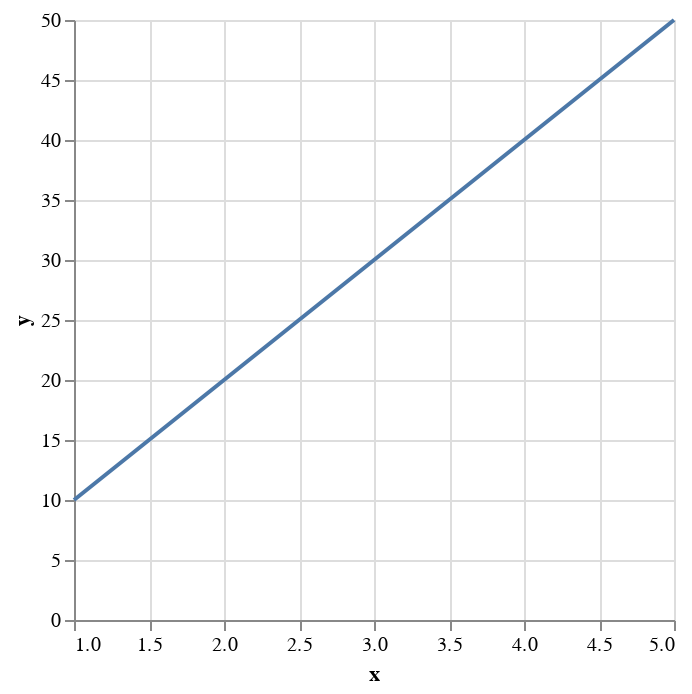
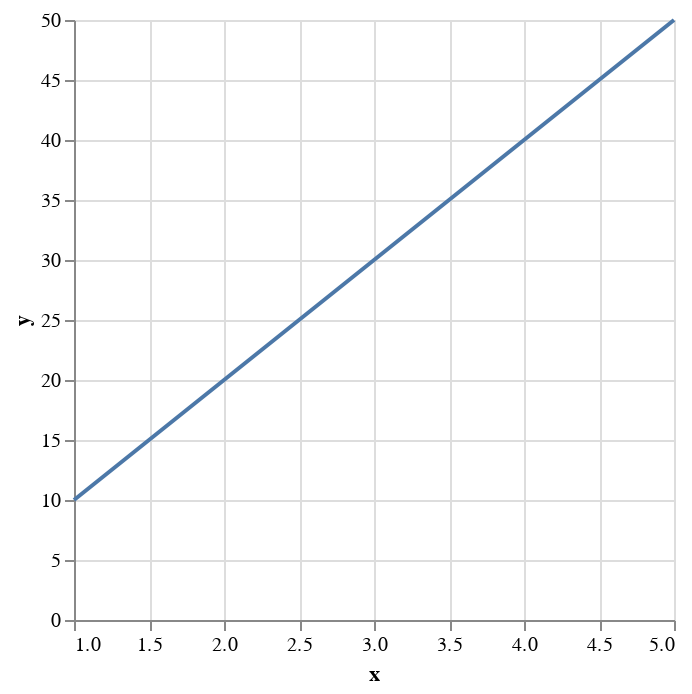

Here is the notebook cell these charts were saved with, in order:
### Code cell
python_agent.run(query)

### Figure 1 — Vega-Lite specification as saved in the notebook (floating-point values rounded to 4 significant figures)
{"config": {"view": {"continuousWidth": 300, "continuousHeight": 300}}, "data": {"name": "data-2db6f9aa61c723315da19dbf62c65524"}, "mark": {"type": "line"}, "encoding": {"x": {"field": "x", "type": "quantitative"}, "y": {"field": "y", "type": "quantitative"}}, "$schema": "https://vega.github.io/schema/vega-lite/v5.8.0.json", "datasets": {"data-2db6f9aa61c723315da19dbf62c65524": [{"x": 1, "y": 10}, {"x": 2, "y": 20}, {"x": 3, "y": 30}, {"x": 4, "y": 40}, {"x": 5, "y": 50}]}}

### Figure 2 — Vega-Lite specification as saved in the notebook (floating-point values rounded to 4 significant figures)
{"config": {"view": {"continuousWidth": 300, "continuousHeight": 300}}, "data": {"name": "data-2db6f9aa61c723315da19dbf62c65524"}, "mark": {"type": "line"}, "encoding": {"x": {"field": "x", "type": "quantitative"}, "y": {"field": "y", "type": "quantitative"}}, "$schema": "https://vega.github.io/schema/vega-lite/v5.8.0.json", "datasets": {"data-2db6f9aa61c723315da19dbf62c65524": [{"x": 1, "y": 10}, {"x": 2, "y": 20}, {"x": 3, "y": 30}, {"x": 4, "y": 40}, {"x": 5, "y": 50}]}}
